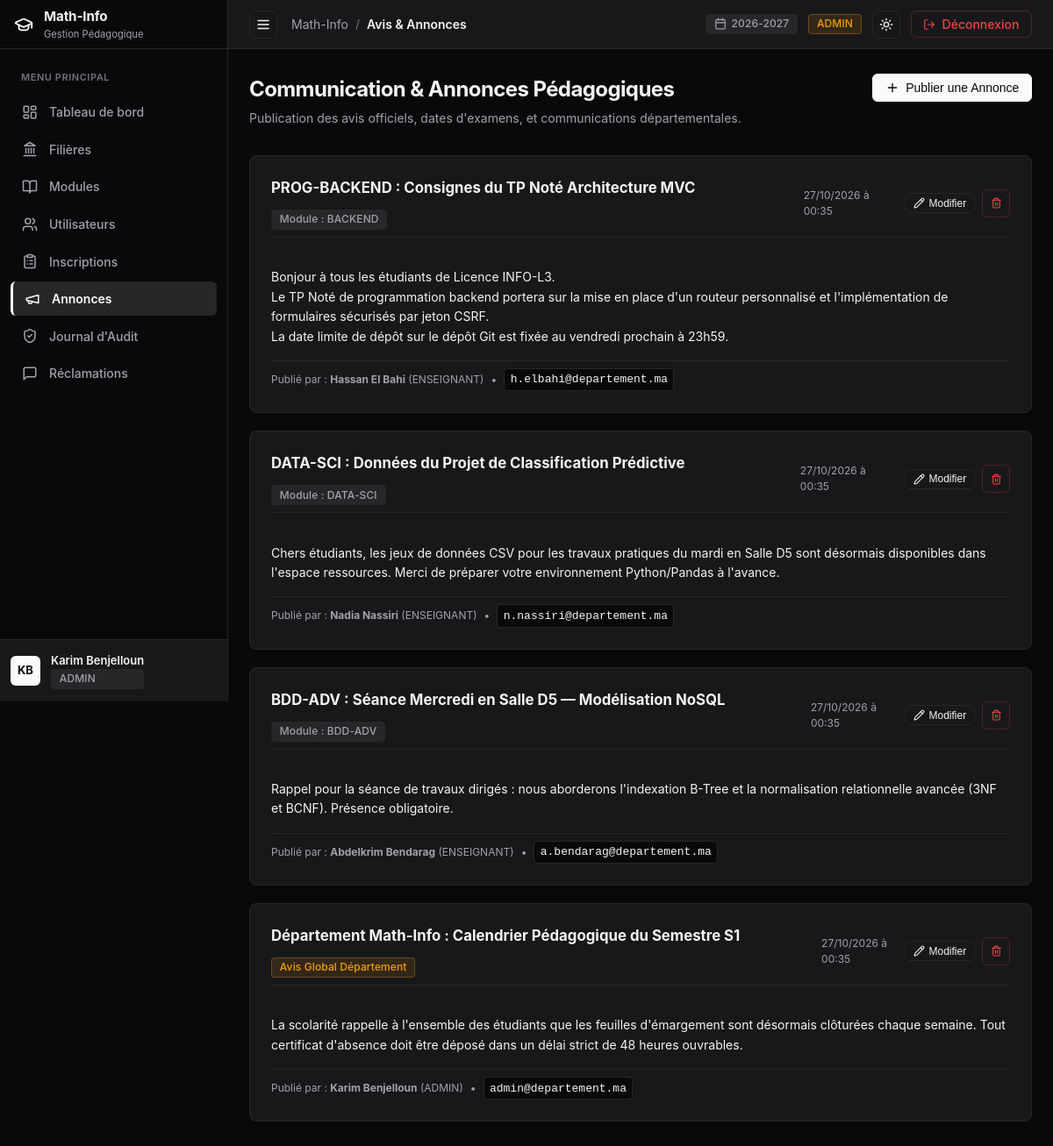
Screenshot of /admin/annonces (signed in) with the database file from the repository.
### tables this page shows
CREATE TABLE `utilisateurs` (
  `idUtilisateur` int NOT NULL AUTO_INCREMENT,
  `nom` varchar(100) NOT NULL,
  `prenom` varchar(100) NOT NULL,
  `email` varchar(150) NOT NULL,
  `motDePasse` varchar(255) NOT NULL,
  `role` enum('ADMIN','ENSEIGNANT','ETUDIANT') NOT NULL,
  `dateCreation` timestamp NULL DEFAULT CURRENT_TIMESTAMP,
  PRIMARY KEY (`idUtilisateur`),
  UNIQUE KEY `email` (`email`)
);

CREATE TABLE `annonces` (
  `idAnnonce` int NOT NULL AUTO_INCREMENT,
  `idAuteur` int NOT NULL,
  `titre` varchar(200) NOT NULL,
  `contenu` text NOT NULL,
  `datePublication` timestamp NULL DEFAULT CURRENT_TIMESTAMP,
  `portee` enum('GLOBALE','MODULE') NOT NULL DEFAULT 'GLOBALE',
  `idModule` int DEFAULT NULL,
  PRIMARY KEY (`idAnnonce`),
  KEY `idAuteur` (`idAuteur`),
  KEY `idModule` (`idModule`),
  CONSTRAINT `annonces_ibfk_1` FOREIGN KEY (`idAuteur`) REFERENCES `utilisateurs` (`idUtilisateur`) ON DELETE CASCADE,
  CONSTRAINT `annonces_ibfk_2` FOREIGN KEY (`idModule`) REFERENCES `modules` (`idModule`) ON DELETE CASCADE
);

CREATE TABLE `modules` (
  `idModule` int NOT NULL AUTO_INCREMENT,
  `code` varchar(20) NOT NULL,
  `intitule` varchar(150) NOT NULL,
  `semestre` enum('S1','S2','S3','S4') NOT NULL,
  `coefficient` float NOT NULL DEFAULT '1',
  `idFiliere` int NOT NULL,
  `idEnseignant` int DEFAULT NULL,
  PRIMARY KEY (`idModule`),
  UNIQUE KEY `code` (`code`),
  KEY `idFiliere` (`idFiliere`),
  KEY `idEnseignant` (`idEnseignant`),
  CONSTRAINT `modules_ibfk_1` FOREIGN KEY (`idFiliere`) REFERENCES `filieres` (`idFiliere`) ON DELETE CASCADE,
  CONSTRAINT `modules_ibfk_2` FOREIGN KEY (`idEnseignant`) REFERENCES `enseignants` (`idUtilisateur`) ON DELETE SET NULL
);

### src/Views/admin/annonces.php (the view, shortened to what the rows shown need)
<div style="margin-bottom: 2rem; display: flex; justify-content: space-between; align-items: flex-start; flex-wrap: wrap; gap: 1rem;">
  <div>
    <h1 style="font-size: 1.5rem; font-weight: 700; letter-spacing: -0.025em; color: var(--text-main); margin-bottom: 0.25rem;">
      Communication & Annonces Pédagogiques
    </h1>
    <p style="color: var(--text-muted); font-size: 0.875rem;">
      Publication des avis officiels, dates d'examens, et communications départementales.
    </p>
  </div>
  <button class="btn btn-primary" data-modal-open="createAnnonceModal">
    <?= Icon::get('plus', 16) ?>
    <span>Publier une Annonce</span>
  </button>
</div>
<div style="display: flex; flex-direction: column; gap: 1.25rem;">
  <?php if (empty($annonces)): ?>
    <div class="card" style="text-align: center; padding: 3rem 1rem; color: var(--text-muted); font-size: 0.875rem;">
      <div style="margin-bottom: 0.5rem; color: var(--text-subtle);"><?= Icon::get('megaphone', 32) ?></div>
      Aucune annonce n'a été publiée pour le moment.
    </div>
  <?php else: ?>
    <?php foreach ($annonces as $a): ?>
      <div class="card" style="position: relative;">
        <div class="card-header" style="margin-bottom: 0.75rem; padding-bottom: 0.5rem;">
          <div style="display: flex; align-items: center; gap: 0.75rem; flex-wrap: wrap;">
            <span style="font-size: 1.05rem; font-weight: 700; color: var(--text-main);">
              <?= htmlspecialchars($a['titre']) ?>
            </span>
            <?php if ($a['portee'] === 'GLOBALE'): ?>
              <span class="badge badge-warning">Avis Global Département</span>
            <?php else: ?>
              <span class="badge badge-neutral">Module : <?= htmlspecialchars($a['module_code'] ?? 'Matière') ?></span>
            <?php endif; ?>
          </div>
          <div style="display: flex; align-items: center; gap: 0.5rem;">
            <span style="font-size: 0.75rem; color: var(--text-muted); margin-right: 0.25rem;">
              <?= date('d/m/Y à H:i', strtotime($a['datePublication'])) ?>
            </span>
            <button
              type="button"
              class="btn btn-outline btn-sm edit-annonce-btn"
              data-id="<?= $a['idAnnonce'] ?>"
              data-titre="<?= htmlspecialchars($a['titre']) ?>"
              data-portee="<?= htmlspecialchars($a['portee']) ?>"
              data-module="<?= (int)($a['idModule'] ?? 0) ?>"
              data-contenu="<?= htmlspecialchars($a['contenu']) ?>"
              title="Modifier l'annonce"
            >
              <?= Icon::get('pencil', 13) ?>
              <span>Modifier</span>
            </button>
            <form action="/admin/annonces/delete" method="POST" onsubmit="return confirm('Supprimer définitivement cette annonce ?');" style="display: inline;">
              <button type="submit" class="btn btn-destructive btn-sm btn-icon" title="Supprimer l'annonce">
                <?= Icon::get('trash-2', 13) ?>
              </button>
            </form>
          </div>
        </div>
        <div style="font-size: 0.875rem; color: var(--text-main); line-height: 1.6; white-space: pre-line; margin-bottom: 1rem;">
          <?= htmlspecialchars($a['contenu']) ?>
        </div>
        <div style="font-size: 0.75rem; color: var(--text-muted); display: flex; align-items: center; gap: 0.5rem; padding-top: 0.5rem; border-top: 1px solid var(--border);">
          <span>Publié par : <strong><?= htmlspecialchars($a['auteur_prenom'] . ' ' . $a['auteur_nom']) ?></strong> (<?= htmlspecialchars($a['auteur_role']) ?>)</span>
          <span>•</span>
          <code><?= htmlspecialchars($a['auteur_email']) ?></code>
        </div>
      </div>
    <?php endforeach; ?>
  <?php endif; ?>
</div>
        <?= Icon::get('megaphone', 18) ?>

### src/Utils/Icon.php (shortened to what the rows shown need)
<?php
class Icon {
    public static function get(string $name, int $size = 16, string $extraClass = ''): string {
        $classAttr = 'lucide-icon' . ($extraClass !== '' ? ' ' . $extraClass : '');
        $svgAttrs = sprintf(
            'xmlns="http://www.w3.org/2000/svg" width="%d" height="%d" viewBox="0 0 24 24" fill="none" stroke="currentColor" stroke-width="2" stroke-linecap="round" stroke-linejoin="round" class="%s"',
            $size,
            $size,
            htmlspecialchars($classAttr)
        );
        switch ($name) {
            case 'graduation-cap':
                return "<svg {$svgAttrs}><path d=\"M21.42 10.922a1 1 0 0 0-.019-1.838L12.83 5.18a2 2 0 0 0-1.66 0L2.6 9.08a1 1 0 0 0 0 1.832l8.57 3.908a2 2 0 0 0 1.66 0z\"/><path d=\"M22 10v6\"/><path d=\"M6 12.5V16a6 3 0 0 0 12 0v-3.5\"/></svg>";
            case 'layout-dashboard':
                return "<svg {$svgAttrs}><rect width=\"7\" height=\"9\" x=\"3\" y=\"3\" rx=\"1\"/><rect width=\"7\" height=\"5\" x=\"14\" y=\"3\" rx=\"1\"/><rect width=\"7\" height=\"9\" x=\"14\" y=\"12\" rx=\"1\"/><rect width=\"7\" height=\"5\" x=\"3\" y=\"16\" rx=\"1\"/></svg>";
            case 'landmark':
                return "<svg {$svgAttrs}><line x1=\"3\" x2=\"21\" y1=\"22\" y2=\"22\"/><line x1=\"6\" x2=\"6\" y1=\"18\" y2=\"11\"/><line x1=\"10\" x2=\"10\" y1=\"18\" y2=\"11\"/><line x1=\"14\" x2=\"14\" y1=\"18\" y2=\"11\"/><line x1=\"18\" x2=\"18\" y1=\"18\" y2=\"11\"/><polygon points=\"12 2 20 7 4 7\"/></svg>";
            case 'book-open':
                return "<svg {$svgAttrs}><path d=\"M12 7v14\"/><path d=\"M3 18a1 1 0 0 1-1-1V4a1 1 0 0 1 1-1h5a4 4 0 0 1 4 4 4 4 0 0 1 4-4h5a1 1 0 0 1 1 1v13a1 1 0 0 1-1 1h-6a3 3 0 0 0-3 3 3 3 0 0 0-3-3z\"/></svg>";
            case 'users':
                return "<svg {$svgAttrs}><path d=\"M16 21v-2a4 4 0 0 0-4-4H6a4 4 0 0 0-4 4v2\"/><circle cx=\"9\" cy=\"7\" r=\"4\"/><path d=\"M22 21v-2a4 4 0 0 0-3-3.87\"/><path d=\"M16 3.13a4 4 0 0 1 0 7.75\"/></svg>";
            case 'clipboard-list':
                return "<svg {$svgAttrs}><rect width=\"8\" height=\"4\" x=\"8\" y=\"2\" rx=\"1\" ry=\"1\"/><path d=\"M16 4h2a2 2 0 0 1 2 2v14a2 2 0 0 1-2 2H6a2 2 0 0 1-2-2V6a2 2 0 0 1 2-2h2\"/><path d=\"M12 11h4\"/><path d=\"M12 16h4\"/><path d=\"M8 11h.01\"/><path d=\"M8 16h.01\"/></svg>";
            case 'megaphone':
                return "<svg {$svgAttrs}><path d=\"m3 11 18-5v12L3 14v-3z\"/><path d=\"M11.6 16.8a3 3 0 1 1-5.8-1.6\"/></svg>";
            case 'shield-check':
                return "<svg {$svgAttrs}><path d=\"M20 13c0 5-3.5 7.5-7.66 8.95a1 1 0 0 1-.67-.01C7.5 20.5 4 18 4 13V6a1 1 0 0 1 1-1c2 0 4.5-1.2 6.24-2.72a1.17 1.17 0 0 1 1.52 0C14.51 3.81 17 5 19 5a1 1 0 0 1 1 1z\"/><path d=\"m9 12 2 2 4-4\"/></svg>";
            case 'calendar':
                return "<svg {$svgAttrs}><path d=\"M8 2v4\"/><path d=\"M16 2v4\"/><rect width=\"18\" height=\"18\" x=\"3\" y=\"4\" rx=\"2\"/><path d=\"M3 10h18\"/></svg>";
            case 'sun':
                return "<svg {$svgAttrs}><circle cx=\"12\" cy=\"12\" r=\"4\"/><path d=\"M12 2v2\"/><path d=\"M12 20v2\"/><path d=\"m4.93 4.93 1.41 1.41\"/><path d=\"m17.66 17.66 1.41 1.41\"/><path d=\"M2 12h2\"/><path d=\"M20 12h2\"/><path d=\"m6.34 17.66-1.41 1.41\"/><path d=\"m19.07 4.93-1.41 1.41\"/></svg>";
            case 'log-out':
                return "<svg {$svgAttrs}><path d=\"M9 21H5a2 2 0 0 1-2-2V5a2 2 0 0 1 2-2h4\"/><polyline points=\"16 17 21 12 16 7\"/><line x1=\"21\" x2=\"9\" y1=\"12\" y2=\"12\"/></svg>";
            case 'pencil':
                return "<svg {$svgAttrs}><path d=\"M21.174 6.812a1 1 0 0 0-3.986-3.987L3.842 16.174a2 2 0 0 0-.5.83l-1.321 4.352a.5.5 0 0 0 .623.622l4.353-1.32a2 2 0 0 0 .83-.497z\"/><path d=\"m15 5 4 4\"/></svg>";
            case 'trash-2':
                return "<svg {$svgAttrs}><path d=\"M3 6h18\"/><path d=\"M19 6v14c0 1-1 2-2 2H7c-1 0-2-1-2-2V6\"/><path d=\"M8 6V4c0-1 1-2 2-2h4c1 0 2 1 2 2v2\"/><line x1=\"10\" x2=\"10\" y1=\"11\" y2=\"17\"/><line x1=\"14\" x2=\"14\" y1=\"11\" y2=\"17\"/></svg>";
            case 'plus':
                return "<svg {$svgAttrs}><path d=\"M5 12h14\"/><path d=\"M12 5v14\"/></svg>";
            case 'x':
                return "<svg {$svgAttrs}><path d=\"M18 6 6 18\"/><path d=\"m6 6 12 12\"/></svg>";
            case 'menu':
                return "<svg {$svgAttrs}><line x1=\"4\" x2=\"20\" y1=\"12\" y2=\"12\"/><line x1=\"4\" x2=\"20\" y1=\"6\" y2=\"6\"/><line x1=\"4\" x2=\"20\" y1=\"18\" y2=\"18\"/></svg>";
            case 'message-square':
                return "<svg {$svgAttrs}><path d=\"M21 15a2 2 0 0 1-2 2H7l-4 4V5a2 2 0 0 1 2-2h14a2 2 0 0 1 2 2z\"/></svg>";
        }
    }
}

### src/Views/layout/main.php (shortened to what the rows shown need)
<?php
$currentUser = Auth::user();
$currentRole = Auth::role();
$activeNav = $activeNav ?? 'dashboard';
?>
<!DOCTYPE html>
<html lang="fr" data-theme="dark">
<head>
  <link rel="stylesheet" href="/css/style.css">
</head>
<body class="app-shell">
  <aside id="sidebar" class="sidebar">
    <div class="sidebar-header">
      <a href="/" class="sidebar-brand">
        <span class="brand-icon"><?= Icon::get('graduation-cap', 22) ?></span>
        <div class="brand-text">
          <span class="brand-name">Math-Info</span>
          <span class="brand-sub">Gestion Pédagogique</span>
        </div>
      </a>
    </div>
    <nav class="sidebar-nav">
      <div class="nav-section-title">Menu Principal</div>
      <?php if ($currentRole === 'ADMIN'): ?>
        <a href="/admin/dashboard" class="nav-item <?= $activeNav === 'dashboard' ? 'active' : '' ?>">
          <span class="nav-icon"><?= Icon::get('layout-dashboard', 18) ?></span>
          <span class="nav-label">Tableau de bord</span>
        </a>
        <a href="/admin/filieres" class="nav-item <?= $activeNav === 'filieres' ? 'active' : '' ?>">
          <span class="nav-icon"><?= Icon::get('landmark', 18) ?></span>
          <span class="nav-label">Filières</span>
        </a>
        <a href="/admin/modules" class="nav-item <?= $activeNav === 'modules' ? 'active' : '' ?>">
          <span class="nav-icon"><?= Icon::get('book-open', 18) ?></span>
          <span class="nav-label">Modules</span>
        </a>
        <a href="/admin/utilisateurs" class="nav-item <?= $activeNav === 'utilisateurs' ? 'active' : '' ?>">
          <span class="nav-icon"><?= Icon::get('users', 18) ?></span>
          <span class="nav-label">Utilisateurs</span>
        </a>
        <a href="/admin/inscriptions" class="nav-item <?= $activeNav === 'inscriptions' ? 'active' : '' ?>">
          <span class="nav-icon"><?= Icon::get('clipboard-list', 18) ?></span>
          <span class="nav-label">Inscriptions</span>
        </a>
        <a href="/admin/annonces" class="nav-item <?= $activeNav === 'annonces' ? 'active' : '' ?>">
          <span class="nav-icon"><?= Icon::get('megaphone', 18) ?></span>
          <span class="nav-label">Annonces</span>
        </a>
        <a href="/admin/audit" class="nav-item <?= $activeNav === 'audit' ? 'active' : '' ?>">
          <span class="nav-icon"><?= Icon::get('shield-check', 18) ?></span>
          <span class="nav-label">Journal d'Audit</span>
        </a>
        <a href="/admin/reclamations" class="nav-item <?= $activeNav === 'reclamations' ? 'active' : '' ?>">
          <span class="nav-icon"><?= Icon::get('message-square', 18) ?></span>
          <span class="nav-label">Réclamations</span>
        </a>
      <?php endif; ?>
    </nav>
    <div class="sidebar-footer">
      <div class="user-profile-widget">
        <div class="user-avatar">
          <?= strtoupper(substr($currentUser ? $currentUser->getPrenom() : 'U', 0, 1) . substr($currentUser ? $currentUser->getNom() : 'S', 0, 1)) ?>
        </div>
        <div class="user-meta">
          <span class="user-name"><?= htmlspecialchars($currentUser ? $currentUser->getNomComplet() : 'Utilisateur') ?></span>
          <span class="user-role-badge badge badge-neutral"><?= htmlspecialchars($currentRole ?? '') ?></span>
        </div>
      </div>
    </div>
  </aside>
  <div class="main-wrapper">
    <header class="app-topbar">
      <div class="topbar-left">
        <button id="sidebarToggle" class="btn btn-icon sidebar-toggle-btn-topbar" title="Basculer le menu" aria-label="Menu">
          <?= Icon::get('menu', 18) ?>
        </button>
        <div class="breadcrumb">
          <span class="breadcrumb-root">Math-Info</span>
          <span class="breadcrumb-sep">/</span>
          <span class="breadcrumb-current"><?= htmlspecialchars($title ?? 'Dashboard') ?></span>
        </div>
      </div>
      <div class="topbar-right">
        <div class="badge badge-neutral" title="Année Universitaire en cours">
          <?= Icon::get('calendar', 14) ?>
          <span>2026-2027</span>
        </div>
        <?php if ($currentRole === 'ADMIN'): ?>
          <span class="badge badge-warning">ADMIN</span>
        <?php elseif ($currentRole === 'ENSEIGNANT'): ?>
          <span class="badge badge-neutral">ENSEIGNANT</span>
        <?php else: ?>
          <span class="badge badge-neutral">ÉTUDIANT</span>
        <?php endif; ?>
        <button id="themeToggle" class="btn btn-icon" title="Basculer Mode Clair/Sombre" aria-label="Basculer Thème">
          <span id="themeIcon"><?= Icon::get('sun', 16) ?></span>
        </button>
        <a href="/logout" class="btn btn-destructive" title="Déconnexion">
          <?= Icon::get('log-out', 14) ?>
          <span class="desktop-only">Déconnexion</span>
        </a>
      </div>
    </header>
    <main class="page-content">
      <div class="content-container">
        <?= $content ?>
      </div>
    </main>
  </div>
</body>
</html>

### rows the page displays
utilisateurs: prenom+nom "KB", prenom+nom "Karim Benjelloun"
annonces: titre "PROG-BACKEND : Consignes du TP Noté Architecture MVC", idModule.code "BACKEND", datePublication "27/10/2026 à 00:35", contenu "Bonjour à tous les étudiants de Licence INFO-L3. Le TP Noté de programmation backend portera sur la mise en place d'un routeur personnalisé et l'implémentation de formulaires sécurisés par jeton CSRF. La date limite de dépôt sur le dépôt Git est fixée au vendredi prochain à 23h59.", idAuteur.nom "Hassan El Bahi", idAuteur.role "ENSEIGNANT", idAuteur.email "h.elbahi@departement.ma"
annonces: titre "DATA-SCI : Données du Projet de Classification Prédictive", idModule.code "DATA-SCI", datePublication "27/10/2026 à 00:35", contenu "Chers étudiants, les jeux de données CSV pour les travaux pratiques du mardi en Salle D5 sont désormais disponibles dans l'espace ressources. Merci de préparer votre environnement Python/Pandas à l'avance.", idAuteur.nom "Nadia Nassiri", idAuteur.role "ENSEIGNANT", idAuteur.email "n.nassiri@departement.ma"
annonces: titre "BDD-ADV : Séance Mercredi en Salle D5 — Modélisation NoSQL", idModule.code "BDD-ADV", datePublication "27/10/2026 à 00:35", contenu "Rappel pour la séance de travaux dirigés : nous aborderons l'indexation B-Tree et la normalisation relationnelle avancée (3NF et BCNF). Présence obligatoire.", idAuteur.nom "Abdelkrim Bendarag", idAuteur.role "ENSEIGNANT", idAuteur.email "a.bendarag@departement.ma"
annonces: titre "Département Math-Info : Calendrier Pédagogique du Semestre S1", portee "Avis Global Département", datePublication "27/10/2026 à 00:35", contenu "La scolarité rappelle à l'ensemble des étudiants que les feuilles d'émargement sont désormais clôturées chaque semaine. Tout certificat d'absence doit être déposé dans un délai strict de 48 heures ouvrables.", idAuteur.nom "Karim Benjelloun", idAuteur.role "ADMIN", idAuteur.email "admin@departement.ma"

### other values shown
$currentRole "ADMIN"
$title "Avis & Annonces"
